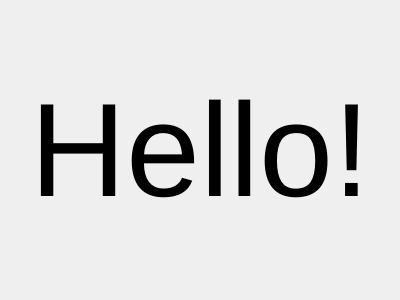
<?xml version="1.0" encoding="UTF-8"?>
<ui version="4.0" idbasedtr="true">
 <class>PortArea</class>
 <widget class="QFrame" name="PortArea">
  <property name="enabled">
   <bool>true</bool>
  </property>
  <property name="geometry">
   <rect>
    <x>0</x>
    <y>0</y>
    <width>400</width>
    <height>300</height>
   </rect>
  </property>
  <property name="sizePolicy">
   <sizepolicy hsizetype="Minimum" vsizetype="Minimum">
    <horstretch>99</horstretch>
    <verstretch>99</verstretch>
   </sizepolicy>
  </property>
  <property name="windowTitle">
   <string>PortArea</string>
  </property>
  <property name="styleSheet">
   <string notr="true"/>
  </property>
  <layout class="QHBoxLayout" name="horizontalLayout">
   <item>
    <widget class="QLabel" name="CentralMessage">
     <property name="sizePolicy">
      <sizepolicy hsizetype="Maximum" vsizetype="Maximum">
       <horstretch>100</horstretch>
       <verstretch>100</verstretch>
      </sizepolicy>
     </property>
     <property name="minimumSize">
      <size>
       <width>0</width>
       <height>0</height>
      </size>
     </property>
     <property name="font">
      <font>
       <pointsize>100</pointsize>
      </font>
     </property>
     <property name="text">
      <string>Hello!</string>
     </property>
     <property name="scaledContents">
      <bool>false</bool>
     </property>
     <property name="alignment">
      <set>Qt::AlignCenter</set>
     </property>
     <property name="wordWrap">
      <bool>false</bool>
     </property>
     <property name="textInteractionFlags">
      <set>Qt::NoTextInteraction</set>
     </property>
    </widget>
   </item>
  </layout>
 </widget>
 <resources/>
 <connections/>
</ui>
